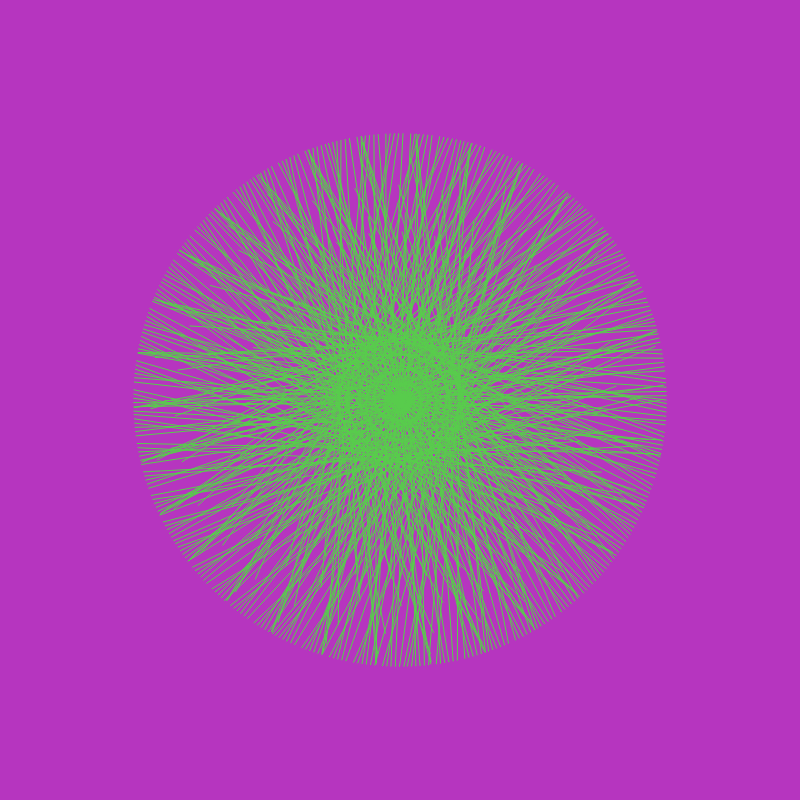
Frame 1 (no input)
Frame 60 (no input): identical to frame 1, image omitted
Frame 120 (the mouse pressed at the canvas centre since frame 60): identical to frame 1, image omitted

The p5.js sketch that drew this single still picture (run headless with seeded random() and noise() and a simulated clock; from frame 60 on, the mouse is pressed at the canvas centre):

// p5.js sketch
// ── sketch.js
var graphs = [];
var currentGraph;
var centerX = 400;
var centerY = 400;
var numbPop = 10;
var range = 800;

function setup() {
	createCanvas(range,range);
	colorMode(RGB, range);
	for (var i = 0; i < numbPop; i++){
		var dna = [];
		for(var j = 0; j < 9; j++) dna.push(getNextValue()); 
		dna.push(0); //Fitness score
		graphs.push(dna);
	}
	currGraph = 0;
}

function draw() {
	values = graphs[currGraph];
	background(values[0],values[1],values[2]);
	stroke(values[3], values[4], values[5]);
    var a = values[6]; 
    var b = values[7]; 
    var h = values[8]; 

    for (var i=1; i<361; i+=1) {
      var t = radians(i);
      var oldt = radians(i-1);
      var oxpos = (a-b)*cos(a*oldt)+h*cos(a*oldt);
      var oypos = (a-b)*sin(a*oldt)+h*sin(a*oldt);    
      var xpos = (a-b)*cos(t)+h*cos(a*t);
      var ypos = (a-b)*sin(t)+h*sin(a*t);
      line(centerX+oxpos, centerY+oypos, centerX+xpos, centerY+ypos);
    }
}

function applyGenetics(){
  var newGraphs = [];
  var sortedGraphs = sortPopulation(graphs);
  var selectionThreshold = Math.floor(sortedGraphs.length/2);
  //selection
  for (var i = 0; i < selectionThreshold; i++){
    var totalFitness = 0;
    for (var j = 0; j < sortedGraphs.length; j++)  if (sortedGraphs[j] != null)  totalFitness += sortedGraphs[j][9];

    var randomPoint = (totalFitness > 0) ? random(totalFitness) : 0;
    var count = 0;

    for (var j = 0; j < sortedGraphs.length; j++){
      if (sortedGraphs[j] != null){
        count+= sortedGraphs[j][9];
        if (count >= randomPoint){
          newGraphs.push(sortedGraphs[j]);
          sortedGraphs[j] = null;
          break;
        }
      }
    }
  }
  //crossover
  for (var i = 0; i < selectionThreshold; i++ ) {
    var indxA = Math.floor(random(selectionThreshold));
    var indxB = Math.floor(random(selectionThreshold));
    var newValues = [];
    for (var j = 0; j < 9; j++) newValues.push((random(1) < 0.5) ? newGraphs[indxA][j] : newGraphs[indxB][j]);
    newValues.push(0); //fitness
    newGraphs.push(newValues);
  }
  //mutation
  for (var i = 0; i < newGraphs.length; i++ ) {
    if (random(1) < 0.05) {
      for (var j = 0; j < 9; j++ ) if (random(1) < 0.05) newGraphs[i].values[j] = getNextValue();
    }
  }
  graphs = newGraphs;
}

function sortPopulation(population) {
  var sorted = [];
  for (var i = 0; i < population.length; i++) {
    var bestIndex = -1;
    var bestFitness = -1;
    for (var j = 0; j < population.length; j++) {

      if (population[j] != null && population[j][9] > bestFitness) {
        bestFitness = population[j][9];
        bestIndex = j;
      }
    }
    sorted.push(population[bestIndex]);
    population[bestIndex] = null;
  }
  return sorted;
}

function getNextValue(){ return random(0, range);}

function keyPressed() {
  if (key >= 1 && key <= 9) {
    print("Graph "+currGraph+" given fitness of "+(key));
    graphs[currGraph][9] = parseInt(key);
    currGraph = (currGraph == graphs.length-1) ? 0 : currGraph+1;
    if (currGraph==0) {
      print("Population evaluated, applying genetics.");
      applyGenetics();
    }
  }
}
